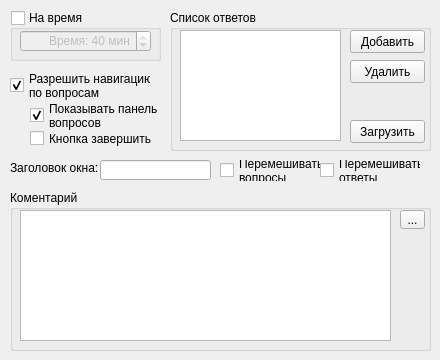
   <widget class="QWidget" name="tab_2">
    <attribute name="title">
     <string>Настройка теста</string>
    </attribute>
    <widget class="QGroupBox" name="timeGroup">
     <property name="geometry">
      <rect>
       <x>10</x>
       <y>10</y>
       <width>151</width>
       <height>51</height>
      </rect>
     </property>
     <property name="whatsThis">
      <string>&lt;!DOCTYPE HTML PUBLIC &quot;-//W3C//DTD HTML 4.0//EN&quot; &quot;http://www.w3.org/TR/REC-html40/strict.dtd&quot;&gt;
&lt;html&gt;&lt;head&gt;&lt;meta name=&quot;qrichtext&quot; content=&quot;1&quot; /&gt;&lt;style type=&quot;text/css&quot;&gt;
p, li { white-space: pre-wrap; }
&lt;/style&gt;&lt;/head&gt;&lt;body style=&quot; font-family:'MS Shell Dlg 2'; font-size:8.25pt; font-weight:400; font-style:normal;&quot;&gt;
&lt;p align=&quot;center&quot; style=&quot; margin-top:0px; margin-bottom:0px; margin-left:0px; margin-right:0px; -qt-block-indent:0; text-indent:0px;&quot;&gt;&lt;span style=&quot; font-weight:600;&quot;&gt;Ограничени на время&lt;/span&gt;&lt;/p&gt;
&lt;p style=&quot; margin-top:0px; margin-bottom:0px; margin-left:0px; margin-right:0px; -qt-block-indent:0; text-indent:0px;&quot;&gt;Включает ограничение по времени на проходимый тест.&lt;/p&gt;&lt;/body&gt;&lt;/html&gt;</string>
     </property>
     <property name="title">
      <string>На время</string>
     </property>
     <property name="checkable">
      <bool>true</bool>
     </property>
     <property name="checked">
      <bool>false</bool>
     </property>
     <widget class="QSpinBox" name="timeSpin">
      <property name="geometry">
       <rect>
        <x>10</x>
        <y>20</y>
        <width>131</width>
        <height>22</height>
       </rect>
      </property>
      <property name="whatsThis">
       <string>&lt;!DOCTYPE HTML PUBLIC &quot;-//W3C//DTD HTML 4.0//EN&quot; &quot;http://www.w3.org/TR/REC-html40/strict.dtd&quot;&gt;
&lt;html&gt;&lt;head&gt;&lt;meta name=&quot;qrichtext&quot; content=&quot;1&quot; /&gt;&lt;style type=&quot;text/css&quot;&gt;
p, li { white-space: pre-wrap; }
&lt;/style&gt;&lt;/head&gt;&lt;body style=&quot; font-family:'MS Shell Dlg 2'; font-size:8.25pt; font-weight:400; font-style:normal;&quot;&gt;
&lt;p align=&quot;center&quot; style=&quot; margin-top:0px; margin-bottom:0px; margin-left:0px; margin-right:0px; -qt-block-indent:0; text-indent:0px;&quot;&gt;&lt;span style=&quot; font-weight:600;&quot;&gt;Время&lt;/span&gt;&lt;/p&gt;
&lt;p style=&quot; margin-top:0px; margin-bottom:0px; margin-left:0px; margin-right:0px; -qt-block-indent:0; text-indent:0px;&quot;&gt;Время, отведенное на прохождение теста в минутах.&lt;/p&gt;&lt;/body&gt;&lt;/html&gt;</string>
      </property>
      <property name="alignment">
       <set>Qt::AlignRight|Qt::AlignTrailing|Qt::AlignVCenter</set>
      </property>
      <property name="suffix">
       <string> мин</string>
      </property>
      <property name="prefix">
       <string>Время: </string>
      </property>
      <property name="maximum">
       <number>40</number>
      </property>
      <property name="value">
       <number>40</number>
      </property>
     </widget>
    </widget>
    <widget class="QCheckBox" name="checkBox_2">
     <property name="geometry">
      <rect>
       <x>30</x>
       <y>130</y>
       <width>131</width>
       <height>17</height>
      </rect>
     </property>
     <property name="whatsThis">
      <string>&lt;!DOCTYPE HTML PUBLIC &quot;-//W3C//DTD HTML 4.0//EN&quot; &quot;http://www.w3.org/TR/REC-html40/strict.dtd&quot;&gt;
&lt;html&gt;&lt;head&gt;&lt;meta name=&quot;qrichtext&quot; content=&quot;1&quot; /&gt;&lt;style type=&quot;text/css&quot;&gt;
p, li { white-space: pre-wrap; }
&lt;/style&gt;&lt;/head&gt;&lt;body style=&quot; font-family:'MS Shell Dlg 2'; font-size:8.25pt; font-weight:400; font-style:normal;&quot;&gt;
&lt;p align=&quot;center&quot; style=&quot; margin-top:0px; margin-bottom:0px; margin-left:0px; margin-right:0px; -qt-block-indent:0; text-indent:0px;&quot;&gt;&lt;span style=&quot; font-size:8pt; font-weight:600;&quot;&gt;Завершить&lt;/span&gt;&lt;/p&gt;
&lt;p align=&quot;justify&quot; style=&quot; margin-top:0px; margin-bottom:0px; margin-left:0px; margin-right:0px; -qt-block-indent:0; text-indent:0px;&quot;&gt;&lt;span style=&quot; font-size:8pt;&quot;&gt;Включенной данная опция разрешает студенту досрочное завершение теста.&lt;/span&gt;&lt;/p&gt;&lt;/body&gt;&lt;/html&gt;</string>
     </property>
     <property name="text">
      <string>Кнопка завершить</string>
     </property>
     <property name="checkable">
      <bool>true</bool>
     </property>
     <property name="checked">
      <bool>false</bool>
     </property>
    </widget>
    <widget class="QCheckBox" name="questTabCheck">
     <property name="geometry">
      <rect>
       <x>30</x>
       <y>100</y>
       <width>131</width>
       <height>31</height>
      </rect>
     </property>
     <property name="whatsThis">
      <string>&lt;!DOCTYPE HTML PUBLIC &quot;-//W3C//DTD HTML 4.0//EN&quot; &quot;http://www.w3.org/TR/REC-html40/strict.dtd&quot;&gt;
&lt;html&gt;&lt;head&gt;&lt;meta name=&quot;qrichtext&quot; content=&quot;1&quot; /&gt;&lt;style type=&quot;text/css&quot;&gt;
p, li { white-space: pre-wrap; }
&lt;/style&gt;&lt;/head&gt;&lt;body style=&quot; font-family:'MS Shell Dlg 2'; font-size:8.25pt; font-weight:400; font-style:normal;&quot;&gt;
&lt;p align=&quot;center&quot; style=&quot; margin-top:0px; margin-bottom:0px; margin-left:0px; margin-right:0px; -qt-block-indent:0; text-indent:0px;&quot;&gt;&lt;span style=&quot; font-weight:600;&quot;&gt;Панель вопросов&lt;/span&gt;&lt;/p&gt;
&lt;p align=&quot;justify&quot; style=&quot; margin-top:0px; margin-bottom:0px; margin-left:0px; margin-right:0px; -qt-block-indent:0; text-indent:0px;&quot;&gt;Включенной данная опция отображает панель с кнопками, обозначающими номер вопроса, позволяющую быстро возвращатся к любому вопросу в тесте.&lt;/p&gt;&lt;/body&gt;&lt;/html&gt;</string>
     </property>
     <property name="text">
      <string>Показывать панель 
вопросов</string>
     </property>
     <property name="checked">
      <bool>true</bool>
     </property>
    </widget>
    <widget class="QCheckBox" name="navigationCheck">
     <property name="geometry">
      <rect>
       <x>10</x>
       <y>70</y>
       <width>141</width>
       <height>31</height>
      </rect>
     </property>
     <property name="whatsThis">
      <string>&lt;!DOCTYPE HTML PUBLIC &quot;-//W3C//DTD HTML 4.0//EN&quot; &quot;http://www.w3.org/TR/REC-html40/strict.dtd&quot;&gt;
&lt;html&gt;&lt;head&gt;&lt;meta name=&quot;qrichtext&quot; content=&quot;1&quot; /&gt;&lt;style type=&quot;text/css&quot;&gt;
p, li { white-space: pre-wrap; }
&lt;/style&gt;&lt;/head&gt;&lt;body style=&quot; font-family:'MS Shell Dlg 2'; font-size:8.25pt; font-weight:400; font-style:normal;&quot;&gt;
&lt;p align=&quot;center&quot; style=&quot; margin-top:0px; margin-bottom:0px; margin-left:0px; margin-right:0px; -qt-block-indent:0; text-indent:0px;&quot;&gt;&lt;span style=&quot; font-weight:600;&quot;&gt;Навигация по тесту&lt;/span&gt;&lt;/p&gt;
&lt;p align=&quot;justify&quot; style=&quot; margin-top:0px; margin-bottom:0px; margin-left:0px; margin-right:0px; -qt-block-indent:0; text-indent:0px;&quot;&gt;Включенной данная опция разрешает студенту возвращаться к предыдущим вопросам.&lt;/p&gt;&lt;/body&gt;&lt;/html&gt;</string>
     </property>
     <property name="text">
      <string>Разрешить навигацию
по вопросам</string>
     </property>
     <property name="checked">
      <bool>true</bool>
     </property>
    </widget>
    <widget class="QGroupBox" name="groupBox_3">
     <property name="geometry">
      <rect>
       <x>170</x>
       <y>10</y>
       <width>261</width>
       <height>141</height>
      </rect>
     </property>
     <property name="title">
      <string>Список ответов</string>
     </property>
     <widget class="QListWidget" name="answerList">
      <property name="geometry">
       <rect>
        <x>10</x>
        <y>20</y>
        <width>161</width>
        <height>111</height>
       </rect>
      </property>
      <property name="layoutMode">
       <enum>QListView::SinglePass</enum>
      </property>
     </widget>
     <widget class="QPushButton" name="addAnsBtn">
      <property name="geometry">
       <rect>
        <x>180</x>
        <y>20</y>
        <width>75</width>
        <height>23</height>
       </rect>
      </property>
      <property name="text">
       <string>Добавить</string>
      </property>
     </widget>
     <widget class="QPushButton" name="removeAnsBtn">
      <property name="geometry">
       <rect>
        <x>180</x>
        <y>50</y>
        <width>75</width>
        <height>23</height>
       </rect>
      </property>
      <property name="text">
       <string>Удалить</string>
      </property>
     </widget>
     <widget class="QPushButton" name="loadButton">
      <property name="geometry">
       <rect>
        <x>180</x>
        <y>110</y>
        <width>75</width>
        <height>23</height>
       </rect>
      </property>
      <property name="text">
       <string>Загрузить</string>
      </property>
     </widget>
    </widget>
    <widget class="QLabel" name="label_4">
     <property name="geometry">
      <rect>
       <x>10</x>
       <y>160</y>
       <width>91</width>
       <height>16</height>
      </rect>
     </property>
     <property name="text">
      <string>Заголовок окна:</string>
     </property>
    </widget>
    <widget class="QLineEdit" name="captionEdit">
     <property name="geometry">
      <rect>
       <x>100</x>
       <y>160</y>
       <width>111</width>
       <height>20</height>
      </rect>
     </property>
     <property name="whatsThis">
      <string>&lt;!DOCTYPE HTML PUBLIC &quot;-//W3C//DTD HTML 4.0//EN&quot; &quot;http://www.w3.org/TR/REC-html40/strict.dtd&quot;&gt;
&lt;html&gt;&lt;head&gt;&lt;meta name=&quot;qrichtext&quot; content=&quot;1&quot; /&gt;&lt;style type=&quot;text/css&quot;&gt;
p, li { white-space: pre-wrap; }
&lt;/style&gt;&lt;/head&gt;&lt;body style=&quot; font-family:'MS Shell Dlg 2'; font-size:8.25pt; font-weight:400; font-style:normal;&quot;&gt;
&lt;p align=&quot;center&quot; style=&quot; margin-top:0px; margin-bottom:0px; margin-left:0px; margin-right:0px; -qt-block-indent:0; text-indent:0px;&quot;&gt;&lt;span style=&quot; font-weight:600;&quot;&gt;Заголовок окна&lt;/span&gt;&lt;/p&gt;
&lt;p style=&quot; margin-top:0px; margin-bottom:0px; margin-left:0px; margin-right:0px; -qt-block-indent:0; text-indent:0px;&quot;&gt;Задает заголовок для окна с тестом.&lt;/p&gt;&lt;/body&gt;&lt;/html&gt;</string>
     </property>
     <property name="maxLength">
      <number>255</number>
     </property>
    </widget>
    <widget class="QGroupBox" name="groupBox_2">
     <property name="geometry">
      <rect>
       <x>10</x>
       <y>190</y>
       <width>421</width>
       <height>161</height>
      </rect>
     </property>
     <property name="title">
      <string>Коментарий</string>
     </property>
     <widget class="QTextEdit" name="commentEdit">
      <property name="geometry">
       <rect>
        <x>10</x>
        <y>20</y>
        <width>371</width>
        <height>131</height>
       </rect>
      </property>
      <property name="whatsThis">
       <string>&lt;!DOCTYPE HTML PUBLIC &quot;-//W3C//DTD HTML 4.0//EN&quot; &quot;http://www.w3.org/TR/REC-html40/strict.dtd&quot;&gt;
&lt;html&gt;&lt;head&gt;&lt;meta name=&quot;qrichtext&quot; content=&quot;1&quot; /&gt;&lt;style type=&quot;text/css&quot;&gt;
p, li { white-space: pre-wrap; }
&lt;/style&gt;&lt;/head&gt;&lt;body style=&quot; font-family:'MS Shell Dlg 2'; font-size:8.25pt; font-weight:400; font-style:normal;&quot;&gt;
&lt;p align=&quot;center&quot; style=&quot; margin-top:0px; margin-bottom:0px; margin-left:0px; margin-right:0px; -qt-block-indent:0; text-indent:0px;&quot;&gt;&lt;span style=&quot; font-weight:600;&quot;&gt;Коментарий&lt;/span&gt;&lt;/p&gt;
&lt;p style=&quot; margin-top:0px; margin-bottom:0px; margin-left:0px; margin-right:0px; -qt-block-indent:0; text-indent:0px;&quot;&gt;Поле для редактирования коментария к тесту.&lt;/p&gt;&lt;/body&gt;&lt;/html&gt;</string>
      </property>
     </widget>
     <widget class="QToolButton" name="editComment">
      <property name="geometry">
       <rect>
        <x>390</x>
        <y>20</y>
        <width>25</width>
        <height>19</height>
       </rect>
      </property>
      <property name="text">
       <string>...</string>
      </property>
     </widget>
    </widget>
    <widget class="QCheckBox" name="mixAnswCheck">
     <property name="geometry">
      <rect>
       <x>320</x>
       <y>160</y>
       <width>101</width>
       <height>21</height>
      </rect>
     </property>
     <property name="whatsThis">
      <string>&lt;!DOCTYPE HTML PUBLIC &quot;-//W3C//DTD HTML 4.0//EN&quot; &quot;http://www.w3.org/TR/REC-html40/strict.dtd&quot;&gt;
&lt;html&gt;&lt;head&gt;&lt;meta name=&quot;qrichtext&quot; content=&quot;1&quot; /&gt;&lt;style type=&quot;text/css&quot;&gt;
p, li { white-space: pre-wrap; }
&lt;/style&gt;&lt;/head&gt;&lt;body style=&quot; font-family:'MS Shell Dlg 2'; font-size:8.25pt; font-weight:400; font-style:normal;&quot;&gt;
&lt;p align=&quot;center&quot; style=&quot; margin-top:0px; margin-bottom:0px; margin-left:0px; margin-right:0px; -qt-block-indent:0; text-indent:0px;&quot;&gt;&lt;span style=&quot; font-weight:600;&quot;&gt;Перемешивать ответы&lt;/span&gt;&lt;/p&gt;
&lt;p align=&quot;justify&quot; style=&quot; margin-top:0px; margin-bottom:0px; margin-left:0px; margin-right:0px; -qt-block-indent:0; text-indent:0px;&quot;&gt;Включет/выключает отображение вариантов ответа в вопросе в случайном порядке.&lt;/p&gt;&lt;/body&gt;&lt;/html&gt;</string>
     </property>
     <property name="text">
      <string>Перемешивать
ответы</string>
     </property>
    </widget>
    <widget class="QCheckBox" name="mixQuestsCheck">
     <property name="geometry">
      <rect>
       <x>220</x>
       <y>160</y>
       <width>101</width>
       <height>21</height>
      </rect>
     </property>
     <property name="whatsThis">
      <string>&lt;!DOCTYPE HTML PUBLIC &quot;-//W3C//DTD HTML 4.0//EN&quot; &quot;http://www.w3.org/TR/REC-html40/strict.dtd&quot;&gt;
&lt;html&gt;&lt;head&gt;&lt;meta name=&quot;qrichtext&quot; content=&quot;1&quot; /&gt;&lt;style type=&quot;text/css&quot;&gt;
p, li { white-space: pre-wrap; }
&lt;/style&gt;&lt;/head&gt;&lt;body style=&quot; font-family:'MS Shell Dlg 2'; font-size:8.25pt; font-weight:400; font-style:normal;&quot;&gt;
&lt;p align=&quot;center&quot; style=&quot; margin-top:0px; margin-bottom:0px; margin-left:0px; margin-right:0px; -qt-block-indent:0; text-indent:0px;&quot;&gt;&lt;span style=&quot; font-weight:600;&quot;&gt;Перемешивать вопросы&lt;/span&gt;&lt;/p&gt;
&lt;p align=&quot;center&quot; style=&quot; margin-top:0px; margin-bottom:0px; margin-left:0px; margin-right:0px; -qt-block-indent:0; text-indent:0px;&quot;&gt;Включет/выключает отображение вопросов в случайном порядке.&lt;/p&gt;&lt;/body&gt;&lt;/html&gt;</string>
     </property>
     <property name="text">
      <string>Перемешивать
вопросы</string>
     </property>
    </widget>
   </widget>
